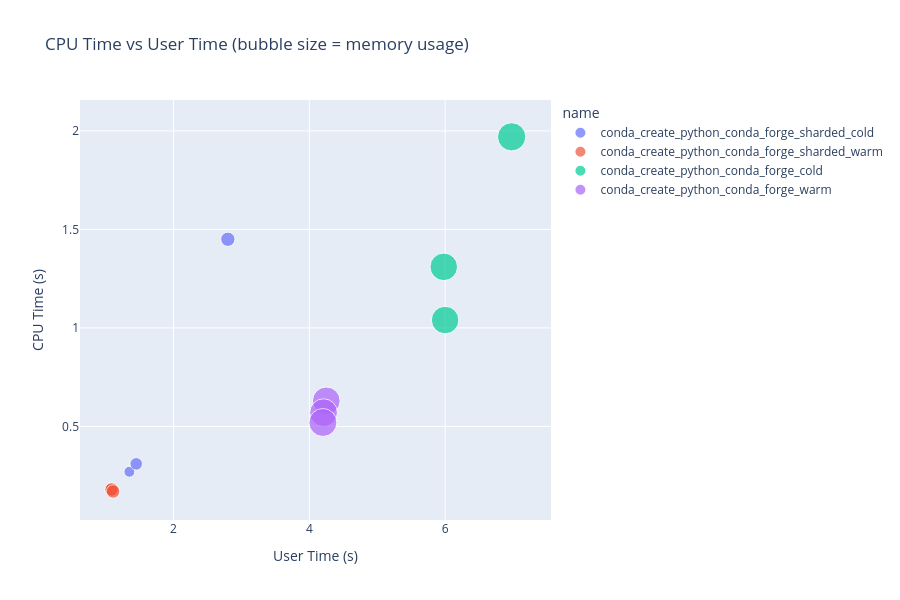

The code cell stored with this chart in its notebook:
### Markdown cell above
## CPU Time vs User Time

### Code cell
# Scatter plot showing relationship between user time and CPU time
df_with_time = df[(df['user_time'] > 0) | (df['cpu_time'] > 0)].copy()

fig = px.scatter(
    df_with_time,
    x='user_time',
    y='cpu_time',
    size='max_memory_mb',
    color='name',
    hover_data=['total_time_sec'],
    title='CPU Time vs User Time (bubble size = memory usage)',
    labels={'user_time': 'User Time (s)', 'cpu_time': 'CPU Time (s)'}
)
fig.update_layout(height=600)
fig.show()

### Figure 1 — Plotly figure (JSON) as saved in the notebook; plotly's stock layout.template omitted (floating-point values rounded to 4 significant figures)
{"data": [{"customdata": [[10.56], [4.017], [4.025]], "hovertemplate": "name=conda_create_python_conda_forge_sharded_cold<br>User Time (s)=%{x}<br>CPU Time (s)=%{y}<br>max_memory_mb=%{marker.size}<br>total_time_sec=%{customdata[0]}<extra></extra>", "legendgroup": "conda_create_python_conda_forge_sharded_cold", "marker": {"color": "#636efa", "size": [209.6, 123.1, 161.8], "sizemode": "area", "sizeref": 2.053, "symbol": "circle"}, "mode": "markers", "name": "conda_create_python_conda_forge_sharded_cold", "orientation": "v", "showlegend": true, "type": "scatter", "x": [2.8, 1.35, 1.45], "xaxis": "x", "y": [1.45, 0.27, 0.31], "yaxis": "y"}, {"customdata": [[2.005], [2.006], [2.01]], "hovertemplate": "name=conda_create_python_conda_forge_sharded_warm<br>User Time (s)=%{x}<br>CPU Time (s)=%{y}<br>max_memory_mb=%{marker.size}<br>total_time_sec=%{customdata[0]}<extra></extra>", "legendgroup": "conda_create_python_conda_forge_sharded_warm", "marker": {"color": "#EF553B", "size": [186.4, 186.1, 187.0], "sizemode": "area", "sizeref": 2.053, "symbol": "circle"}, "mode": "markers", "name": "conda_create_python_conda_forge_sharded_warm", "orientation": "v", "showlegend": true, "type": "scatter", "x": [1.08, 1.09, 1.11], "xaxis": "x", "y": [0.18, 0.18, 0.17], "yaxis": "y"}, {"customdata": [[13.56], [14.58], [13.57]], "hovertemplate": "name=conda_create_python_conda_forge_cold<br>User Time (s)=%{x}<br>CPU Time (s)=%{y}<br>max_memory_mb=%{marker.size}<br>total_time_sec=%{customdata[0]}<extra></extra>", "legendgroup": "conda_create_python_conda_forge_cold", "marker": {"color": "#00cc96", "size": [821.2, 778.4, 783.6], "sizemode": "area", "sizeref": 2.053, "symbol": "circle"}, "mode": "markers", "name": "conda_create_python_conda_forge_cold", "orientation": "v", "showlegend": true, "type": "scatter", "x": [6.98, 6.0, 5.98], "xaxis": "x", "y": [1.97, 1.04, 1.31], "yaxis": "y"}, {"customdata": [[6.528], [6.535], [6.532]], "hovertemplate": "name=conda_create_python_conda_forge_warm<br>User Time (s)=%{x}<br>CPU Time (s)=%{y}<br>max_memory_mb=%{marker.size}<br>total_time_sec=%{customdata[0]}<extra></extra>", "legendgroup": "conda_create_python_conda_forge_warm", "marker": {"color": "#ab63fa", "size": [785.3, 790.9, 802.4], "sizemode": "area", "sizeref": 2.053, "symbol": "circle"}, "mode": "markers", "name": "conda_create_python_conda_forge_warm", "orientation": "v", "showlegend": true, "type": "scatter", "x": [4.25, 4.21, 4.2], "xaxis": "x", "y": [0.63, 0.57, 0.52], "yaxis": "y"}], "layout": {"height": 600, "legend": {"itemsizing": "constant", "title": {"text": "name"}, "tracegroupgap": 0}, "title": {"text": "CPU Time vs User Time (bubble size = memory usage)"}, "xaxis": {"anchor": "y", "domain": [0, 1], "title": {"text": "User Time (s)"}}, "yaxis": {"anchor": "x", "domain": [0, 1], "title": {"text": "CPU Time (s)"}}}}
